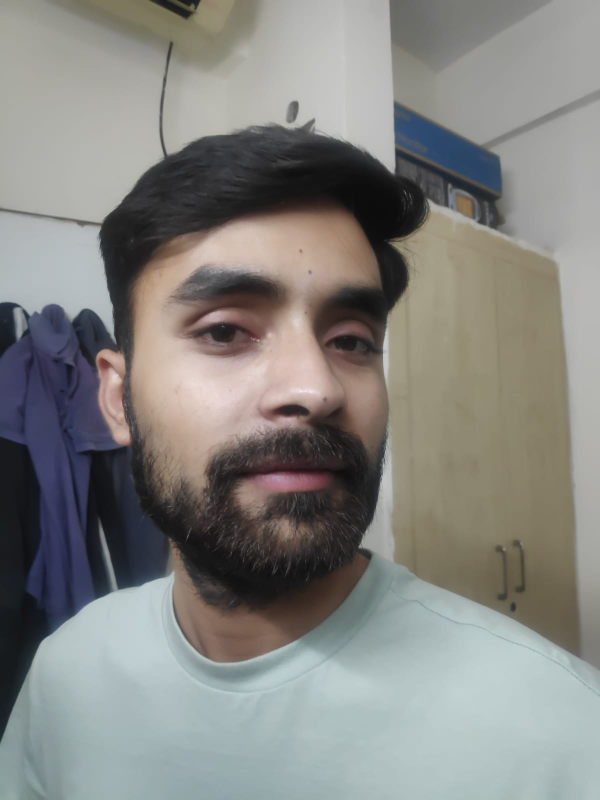
#> input picture Input/anup.jpeg, 1200 x 1600 px (shown at 1/2 size); its folder holds only this picture in this run
$ jupyter execute --allow-errors input_prepro.ipynb
#> lines starting #> are read from the running program, lines starting #| are printed output that depends on the picture
#> further down, img is the input picture: shape (1600, 1200, 3); mean B, G, R 128.6, 132.3, 132.6
#> `img =  cv2.resize(img, (250,250))`:
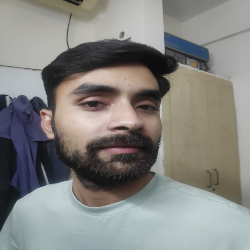
#> img: shape (250, 250, 3); mean B, G, R 128.6, 132.3, 132.6
[cell 1]
import cv2
import matplotlib.pyplot as plt

[cell 2]
import glob
list_inputs= glob.glob("Input\\*")

#> (a cell that did not finish here is left out)


$ run again, on Input/anup2.jpeg
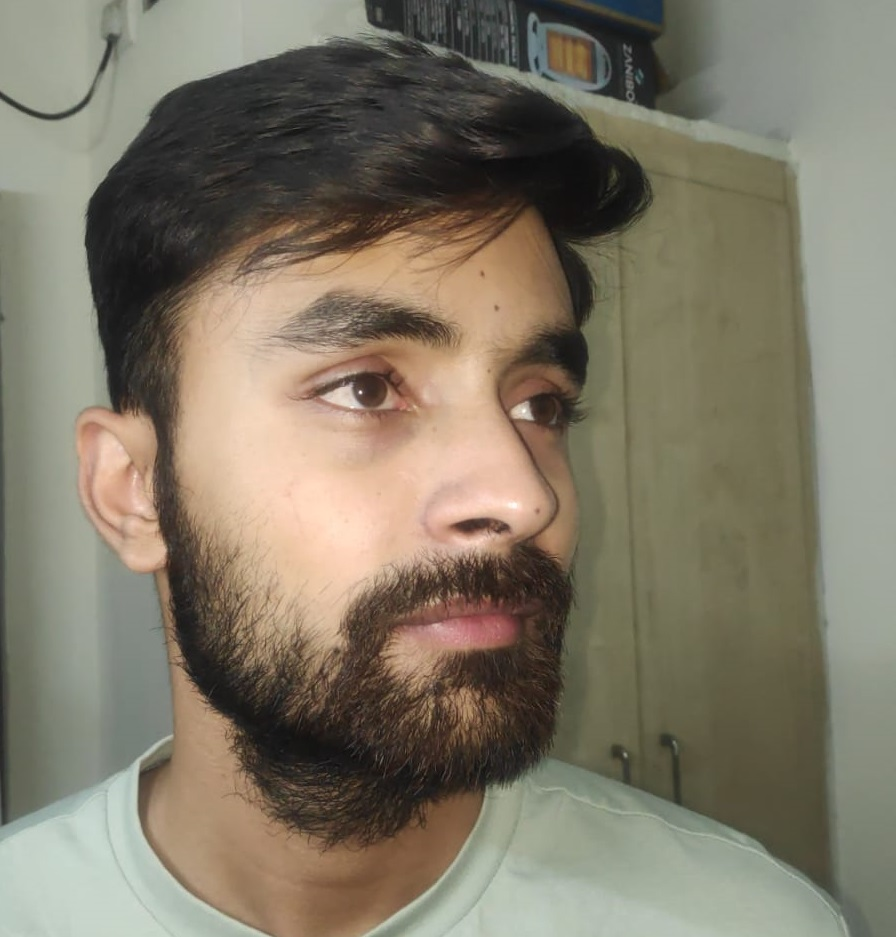
#> input picture Input/anup2.jpeg, 896 x 937 px
#> img is the input picture: shape (937, 896, 3); mean B, G, R 103.5, 120.4, 128.1
#> `img =  cv2.resize(img, (250,250))`:
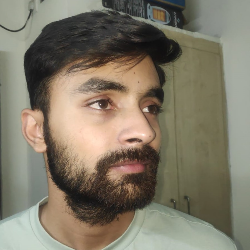
#> img: shape (250, 250, 3); mean B, G, R 103.4, 120.3, 127.9

$ run again, on Input/archit.jpeg
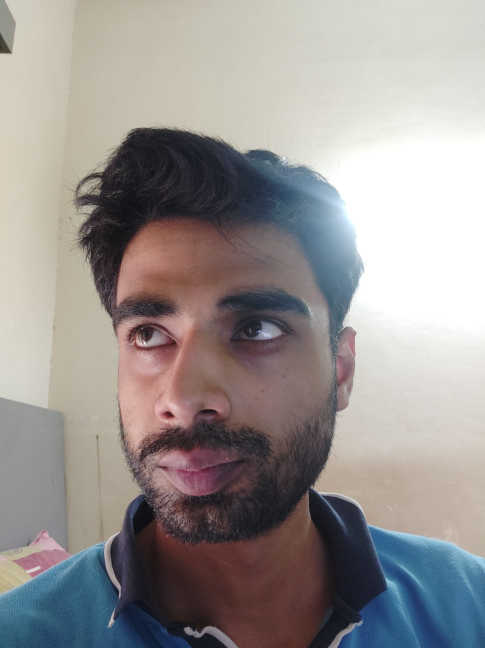
#> input picture Input/archit.jpeg, 970 x 1296 px (shown at 1/2 size)
#> img is the input picture: shape (1296, 970, 3); mean B, G, R 145.8, 147.5, 152.6
#> `img =  cv2.resize(img, (250,250))`:
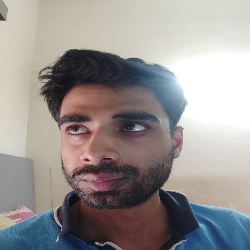
#> img: shape (250, 250, 3); mean B, G, R 145.7, 147.4, 152.5
